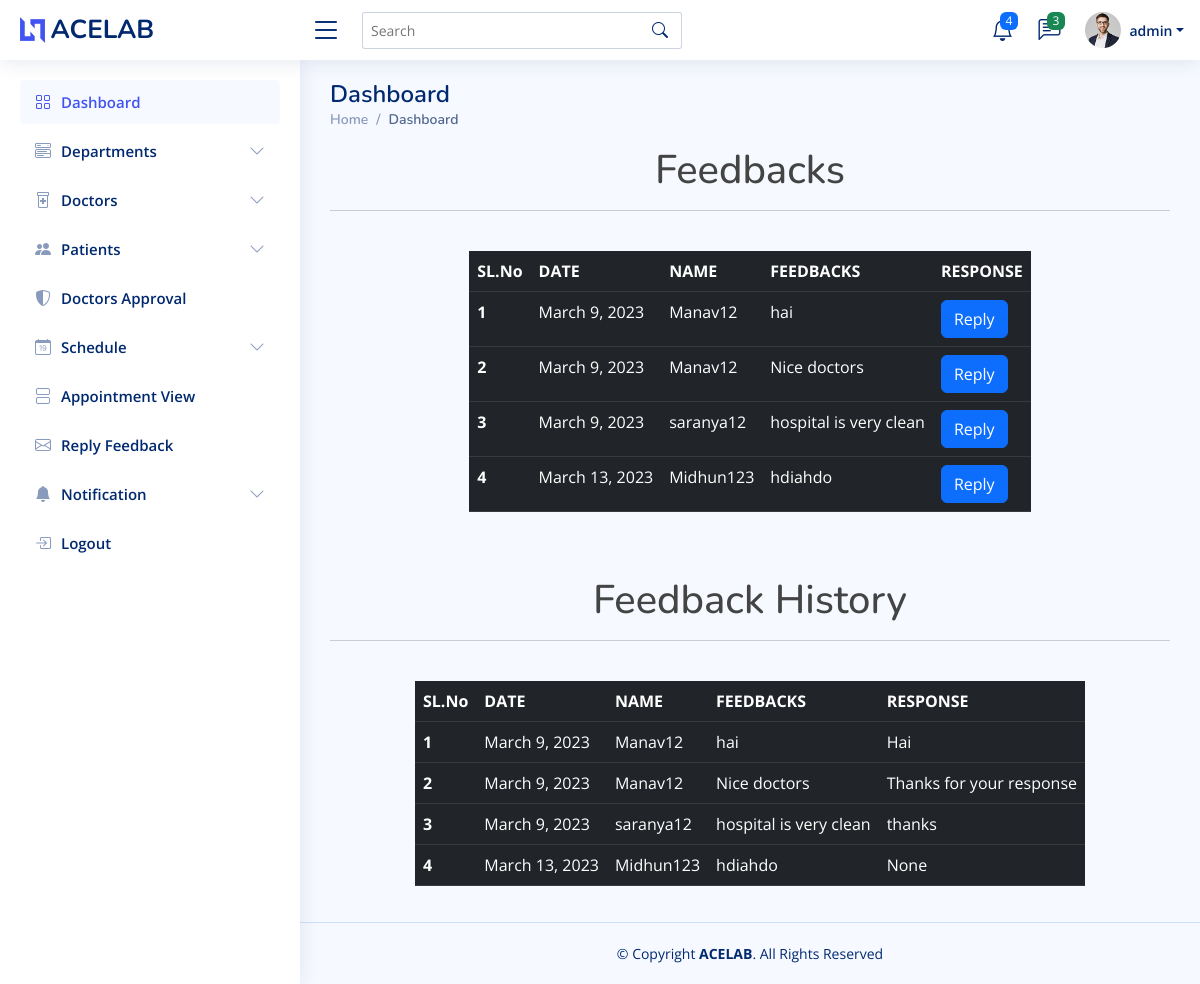
The page /admin_view_feedbacks (signed in) on the database as committed earlier.
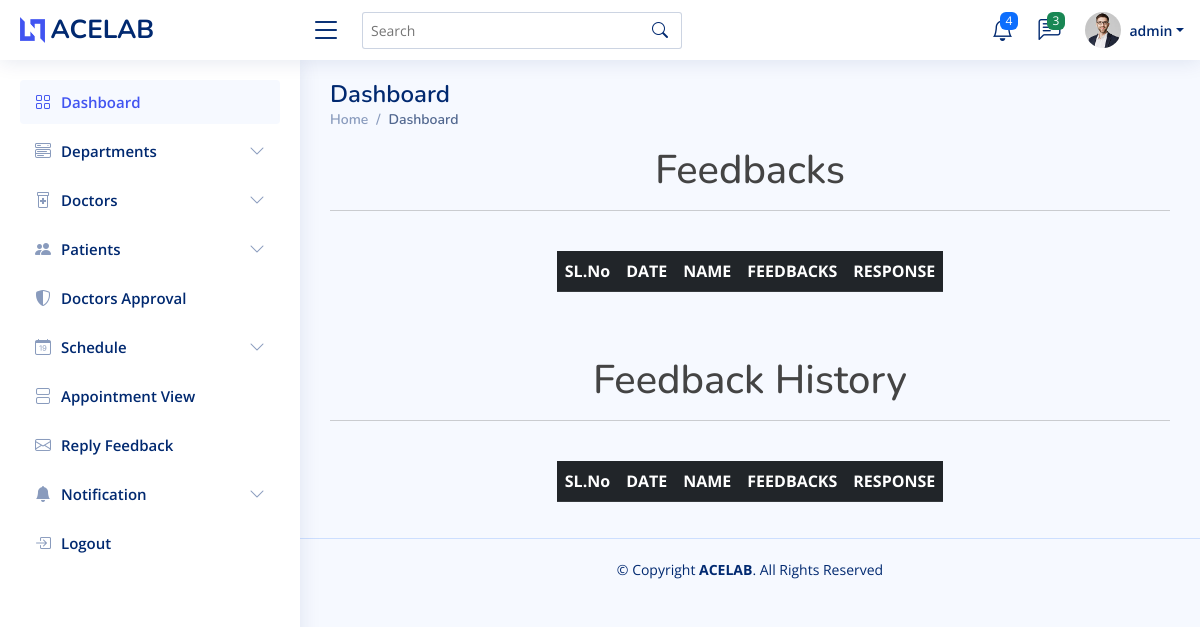
The same page on the database as committed later.
### home/models.py (models this page shows)
class Login(AbstractUser):
    is_doctor = models.BooleanField(default=False)
    is_patient = models.BooleanField(default=False)

class Feedback(models.Model):
    user = models.ForeignKey(Login, on_delete=models.CASCADE)
    feedback = models.CharField(max_length=200)
    date = models.DateField(auto_now=True)
    reply = models.TextField(null=True, blank=True)

### home/adminview.py (the view)
# urls.py: path('admin_view_feedbacks', adminview.admin_view_feedbacks, name='admin_view_feedbacks'),
@login_required(login_url='login_view')
def admin_view_feedbacks(request):
    data = Feedback.objects.all()
    return render(request, 'admin1/viewfeedback.html', {'data': data})

### templates/admin1/viewfeedback.html
{% extends 'admin1/admindashboard.html' %}
{%load crispy_forms_tags %}
{% block content %}
<h1 style="text-align:center">Feedbacks</h1><hr><br>
<div class="row justify-content-center">
    <div class="col-auto">
        <table class="table table-dark table-responsive">
          <thead>
            <tr>
              <th scope="col">SL.No</th>
              <th scope="col">DATE</th>
              <th scope="col">NAME</th>
              <th scope="col">FEEDBACKS</th>
              <th scope="col">RESPONSE</th>
            </tr>
          </thead>
          <tbody>
          {%  for i in data %}
            <tr>
              <th scope="row">{{forloop.counter}}</th>
              <td>{{i.date}}</td>
              <td>{{i.user}}</td>
              <td>{{i.feedback}}</td>
              <td><a href="{% url 'reply_feedback' i.id %}"> <button type="button" class="btn btn-primary">Reply</button></a></td>
            </tr>
          {% endfor %}
          </tbody>
        </table>
    </div>
</div>
<br>
<br>
<h1 class="text-center">Feedback History</h1><hr><br>
<div class="row justify-content-center">
    <div class="col-auto">
        <table class="table table-dark table-responsive">
          <thead>
            <tr>
              <th scope="col">SL.No</th>
              <th scope="col">DATE</th>
              <th scope="col">NAME</th>
              <th scope="col">FEEDBACKS</th>
              <th scope="col">RESPONSE</th>
            </tr>
          </thead>
          <tbody>
          {%  for i in data %}
            <tr>
              <th scope="row">{{forloop.counter}}</th>
              <td>{{i.date}}</td>
              <td>{{i.user}}</td>
              <td>{{i.feedback}}</td>
              <td>{{i.reply}}</td>
            </tr>
          {% endfor %}
          </tbody>
        </table>
    </div>
</div>
{% endblock %}

### templates/admin1/admindashboard.html (shortened to what this page needs)
<!DOCTYPE html>
{% load static %}
{%load crispy_forms_tags %}
<html lang="en">
<head>
  <link href=" {% static 'set3/assets/vendor/bootstrap/css/bootstrap.min.css' %} " rel="stylesheet">
  <link href=" {% static 'set3/assets/vendor/bootstrap-icons/bootstrap-icons.css' %} " rel="stylesheet">
  <link href=" {% static 'set3/assets/vendor/boxicons/css/boxicons.min.css' %} " rel="stylesheet">
  <link href=" {% static 'set3/assets/vendor/quill/quill.snow.css' %} " rel="stylesheet">
  <link href=" {% static 'set3/assets/vendor/quill/quill.bubble.css' %} " rel="stylesheet">
  <link href=" {% static 'set3/assets/vendor/remixicon/remixicon.css' %} " rel="stylesheet">
  <link href=" {% static 'set3/assets/vendor/simple-datatables/style.css' %} " rel="stylesheet">
  <link href=" {% static 'set3/assets/css/style.css' %} " rel="stylesheet">
</head>
<body>
  <header id="header" class="header fixed-top d-flex align-items-center">
    <div class="d-flex align-items-center justify-content-between">
      <a href=" {% static 'index.html' %} " class="logo d-flex align-items-center">
        <img src=" {% static 'set3/assets/img/logo.png' %} " alt="">
        <span class="d-none d-lg-block">ACELAB</span>
      </a>
      <i class="bi bi-list toggle-sidebar-btn"></i>
    </div>
    <div class="search-bar">
      <form class="search-form d-flex align-items-center" method="POST" action="#">
        <input type="text" name="query" placeholder="Search" title="Enter search keyword">
        <button type="submit" title="Search"><i class="bi bi-search"></i></button>
      </form>
    </div>
    <nav class="header-nav ms-auto">
      <ul class="d-flex align-items-center">
        <li class="nav-item dropdown">
          <a class="nav-link nav-icon" href="#" data-bs-toggle="dropdown">
            <i class="bi bi-bell"></i>
            <span class="badge bg-primary badge-number">4</span>
          </a>
        </li>
        <li class="nav-item dropdown">
          <a class="nav-link nav-icon" href="#" data-bs-toggle="dropdown">
            <i class="bi bi-chat-left-text"></i>
            <span class="badge bg-success badge-number">3</span>
          </a>
        </li>
        <li class="nav-item dropdown pe-3">
          <a class="nav-link nav-profile d-flex align-items-center pe-0" href="#" data-bs-toggle="dropdown">
            <img src=" {% static 'set3/assets/img/profile-img.jpg' %} " alt="Profile" class="rounded-circle">
            <span class="d-none d-md-block dropdown-toggle ps-2">{{request.user}}</span>
          </a>
        </li>
      </ul>
    </nav>
  </header>
  <aside id="sidebar" class="sidebar">
    <ul class="sidebar-nav" id="sidebar-nav">
      <li class="nav-item">
        <a class="nav-link " href=" {% url 'admindashboard' %} ">
          <i class="bi bi-grid"></i>
          <span>Dashboard</span>
        </a>
      </li>
      <li class="nav-item">
        <a class="nav-link collapsed" data-bs-target="#components-nav" data-bs-toggle="collapse" href="#">
          <i class="bi bi-menu-button-wide"></i><span>Departments</span><i class="bi bi-chevron-down ms-auto"></i>
        </a>
      </li>
      <li class="nav-item">
        <a class="nav-link collapsed" data-bs-target="#forms-nav" data-bs-toggle="collapse" href="#">
          <i class="bi bi-prescription2"></i><span>Doctors</span><i class="bi bi-chevron-down ms-auto"></i>
        </a>
      </li>
      <li class="nav-item">
        <a class="nav-link collapsed" data-bs-target="#tables-nav" data-bs-toggle="collapse" href="#">
          <i class="bi bi-people-fill"></i><span>Patients</span><i class="bi bi-chevron-down ms-auto"></i>
        </a>
      </li>
      <li class="nav-item">
        <a class="nav-link collapsed" href=" {% url 'doc_approval_list' %} ">
          <i class="bi bi-shield-shaded"></i>
          <span>Doctors Approval </span>
        </a>
      </li>
      <li class="nav-item">
        <a class="nav-link collapsed" data-bs-target="#schedule-nav" data-bs-toggle="collapse" href="#">
          <i class="bi bi-calendar-date"></i><span>Schedule</span><i class="bi bi-chevron-down ms-auto"></i>
        </a>
      </li>
      <li class="nav-item">
        <a class="nav-link collapsed" href="{% url 'booking_view' %}">
          <i class="bi bi-view-stacked"></i>
          <span>Appointment View</span>
        </a>
      </li>
      <li class="nav-item">
        <a class="nav-link collapsed" href="{% url 'admin_view_feedbacks' %}">
          <i class="bi bi-envelope"></i>
          <span>Reply Feedback</span>
        </a>
      </li>
      <li class="nav-item">
        <a class="nav-link collapsed" data-bs-target="#notification-nav" data-bs-toggle="collapse" href="#">
          <i class="bi bi-bell-fill"></i><span>Notification</span><i class="bi bi-chevron-down ms-auto"></i>
        </a>
      </li>
      <li class="nav-item">
        <a class="nav-link collapsed" href=" {% static 'pages-login.html' %} ">
          <i class="bi bi-box-arrow-in-right"></i>
          <span>Logout</span>
        </a>
      </li>
    </ul>
  </aside>
  <main id="main" class="main">
    <div class="pagetitle">
      <h1>Dashboard</h1>
      <nav>
        <ol class="breadcrumb">
          <li class="breadcrumb-item"><a href=" {% static 'index.html' %} ">Home</a></li>
          <li class="breadcrumb-item active">Dashboard</li>
        </ol>
      </nav>
    </div>
    <section class="section dashboard">
      <div class="row">
        <div class="col-lg-12 col-md-12 col-sm-12">
            {% block content %}{% endblock%}
        </div>
      </div>
    </section>
  </main>
  <footer id="footer" class="footer">
    <div class="copyright">
      &copy; Copyright <strong><span>ACELAB</span></strong>. All Rights Reserved
    </div>
  </footer>
</body>
</html>

### static/set3/assets/css/style.css (style rules this page uses)
:root { scroll-behavior: smooth; }
body { font-family: "Open Sans", sans-serif; background: #f6f9ff; color: #444444; }
a { color: #4154f1; text-decoration: none; }
h1, h2, h3, h4, h5, h6 { font-family: "Nunito", sans-serif; }
#main { margin-top: 60px; padding: 20px 30px; transition: all 0.3s; }
.pagetitle { margin-bottom: 10px; }
.pagetitle h1 { font-size: 24px; margin-bottom: 0; font-weight: 600; color: #012970; }
.breadcrumb { font-size: 14px; font-family: "Nunito", sans-serif; color: #899bbd; font-weight: 600; }
.breadcrumb a { color: #899bbd; transition: 0.3s; }
.breadcrumb .breadcrumb-item::before { color: #899bbd; }
.breadcrumb .active { color: #51678f; font-weight: 600; }
.logo { line-height: 1; }
@media (min-width: 1200px) { .logo { width: 280px; } }
.logo img { max-height: 26px; margin-right: 6px; }
.logo span { font-size: 26px; font-weight: 700; color: #012970; font-family: "Nunito", sans-serif; }
.header { transition: all 0.5s; z-index: 997; height: 60px; box-shadow: 0px 2px 20px rgba(1, 41, 112, 0.1); background-color: #fff; padding-left: 20px; }
.header .toggle-sidebar-btn { font-size: 32px; padding-left: 10px; cursor: pointer; color: #012970; }
.header .search-bar { min-width: 360px; padding: 0 20px; }
.header .search-form { width: 100%; }
.header .search-form input { border: 0; font-size: 14px; color: #012970; border: 1px solid rgba(1, 41, 112, 0.2); padding: 7px 38px 7px 8px; border-radius: 3px; transition: 0.3s; width: 100%; }
.header .search-form button { border: 0; padding: 0; margin-left: -30px; background: none; }
.header .search-form button i { color: #012970; }
.header-nav ul { list-style: none; }
.header-nav>ul { margin: 0; padding: 0; }
.header-nav .nav-icon { font-size: 22px; color: #012970; margin-right: 25px; position: relative; }
.header-nav .nav-profile { color: #012970; }
.header-nav .nav-profile img { max-height: 36px; }
.header-nav .nav-profile span { font-size: 14px; font-weight: 600; }
.header-nav .badge-number { position: absolute; inset: -2px -5px auto auto; font-weight: normal; font-size: 12px; padding: 3px 6px; }
.sidebar { position: fixed; top: 60px; left: 0; bottom: 0; width: 300px; z-index: 996; transition: all 0.3s; padding: 20px; overflow-y: auto; scrollbar-width: thin; scrollbar-color: #aab7cf transparent; box-shadow: 0px 0px 20px rgba(1, 41, 112, 0.1); background-color: #fff; }
@media (min-width: 1200px) { #main, #footer { margin-left: 300px; } }
.sidebar-nav { padding: 0; margin: 0; list-style: none; }
.sidebar-nav li { padding: 0; margin: 0; list-style: none; }
.sidebar-nav .nav-item { margin-bottom: 5px; }
.sidebar-nav .nav-link { display: flex; align-items: center; font-size: 15px; font-weight: 600; color: #4154f1; transition: 0.3; background: #f6f9ff; padding: 10px 15px; border-radius: 4px; }
.sidebar-nav .nav-link i { font-size: 16px; margin-right: 10px; color: #4154f1; }
.sidebar-nav .nav-link.collapsed { color: #012970; background: #fff; }
.sidebar-nav .nav-link.collapsed i { color: #899bbd; }
.sidebar-nav .nav-link .bi-chevron-down { margin-right: 0; transition: transform 0.2s ease-in-out; }
.footer { padding: 20px 0; font-size: 14px; transition: all 0.3s; border-top: 1px solid #cddfff; }
.footer .copyright { text-align: center; color: #012970; }

Rows that differ between the two databases and show on the page:
removed Feedback: date "March 9, 2023", user "Manav12", feedback "hai", reply "Hai"
removed Feedback: date "March 9, 2023", user "Manav12", feedback "Nice doctors", reply "Thanks for your response"
removed Feedback: date "March 9, 2023", user "saranya12", feedback "hospital is very clean", reply "thanks"
removed Feedback: date "March 13, 2023", user "Midhun123", feedback "hdiahdo", reply "None"
